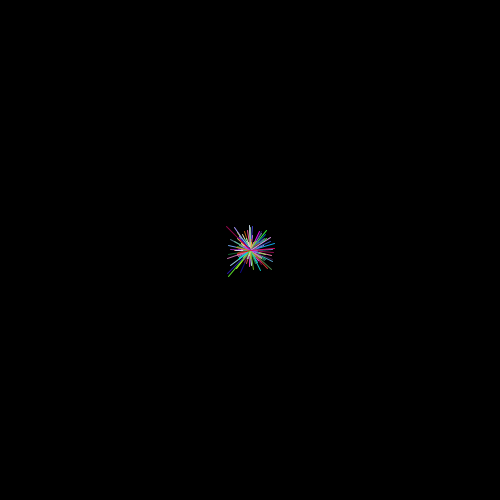
Frame 1 (no input)
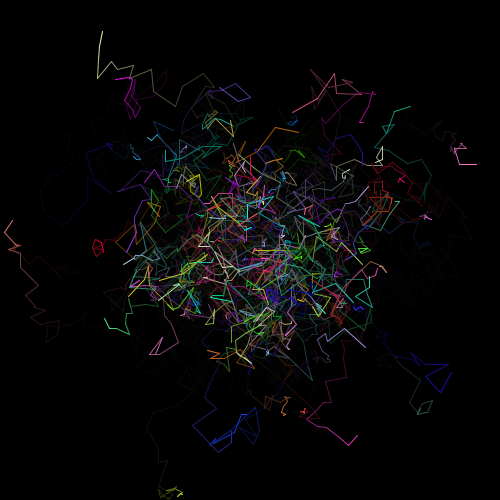
Frame 60 (the mouse pressed at the canvas centre just before this capture)
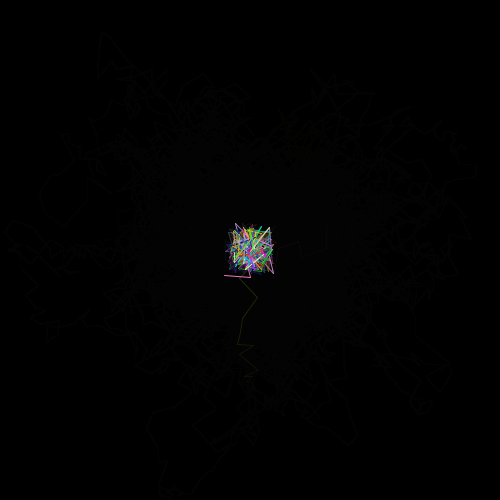
Frame 120 (the mouse held since frame 60 and released just before this capture)

The Processing sketch that drew these frames (run headless with seeded random() and noise(); from frame 60 on, the mouse is pressed at the canvas centre):

// Processing sketch: Lineforms
// ── Lineforms.pde
/**
 * ACM 05
 * Eduardo Morais 2012
 * para Processing 2.0
 *
 * Traços animados aleatóriamente, seguem o rato quando este
 * anda por cima da janela
 *
 */


// DECLARAÇÕES:

// array de traços - cada um definido pelo objecto Forma (em objecto.pde):
Forma[] tracos;
// número de objectos a gerar:
int numero = 200;


// SETUP:
void setup() {
    size(500, 500);
    background(0);

    // inicializa o array de traços com o número certo de objectos:
    tracos = new Forma[numero];

    // loop que coloca um novo objecto Forma em cada item do array:
    int i = 0; // variavel de controlo
    while (i < numero) {
        // cada novo objecto é criado com coordenadas x, y no centro da imagem,
        // uma diferença de posição aleatória e uma cor à sorte:
        tracos[i] = new Forma(width/2, height/2, int(random(3, 30)), corSorte());

        i++; // incrementa variável de controlo
    }

} // fim do setup()


// DRAW:
void draw() {
    // vamos preencher o ecrã com um rectângulo preto mas com alguma transparência,
    // para dar um efeito de desvanecimento:
    stroke(0);
    fill(0,32);
    rect(0,0,width,height);

    // loop que percorre o array de traços e executa o método desenha() em cada um:
    int i = 0;
    while (i < numero) {
        tracos[i].desenha();
        i++;
    }

} // fim do draw()


/*
 * Função que cria uma cor aleatória.
 * Devolve dados do tipo color.
 */
color corSorte() {
    int r = int(random(0,255));
    int g = int(random(0,255));
    int b = int(random(0,255));
    return color(r, g, b);
}


// ── objecto.pde
/**
 * ACM 05
 * Eduardo Morais 2012
 * para Processing 2.0
 *
 * -------------------
 *
 * Objecto Forma
 * Define um traço animado
 *
 */


// cria uma classe de objectos chamada Forma:
class Forma {

    // PROPRIEDADES

    // coordenadas de início do traço:
    int oldX, oldY;
    // diferença máxima permitida entre coordenadas iniciais e finais:
    int diferenca;
    // cor do traço:
    color cor;


    /*
     * CONSTRUTOR - executado sempre que um novo objecto é criado.
     * Recebe valores temporários e insere-os nas propriedades do objecto.
     *
     * _x, _y : coordenadas de início do traço
     * _dif : diferença máxima permitida entre coordenadas iniciais e finais
     * _c : cor do traço
     */
    Forma(int _x, int _y, int _dif, color _c) {
        oldX = _x;
        oldY = _y;
        diferenca = _dif;
        cor = _c;
    }


    /*
     * DESENHA O TRAÇO (deve ser chamada em cada draw())
     */
    void desenha() {

        // faz com que a diferença máxima permitida seja mudada de vez em quando (ex. 2 em 20 vezes):
        if (random(0,20) > 18) {
            diferenca = int(random(3, 30));
        }

        // declara coordenadas finais do traço:
        int newX, newY;

        // SE - o rato estiver em cima da janela (com 20 pixels de margem):
        if (mouseX > 20 && mouseX < width-20 && mouseY > 20 && mouseY < height-20) {

            // se o rato estiver à direita do x inicial:
            if (mouseX > oldX) {
                // o x final aumenta (vai para a direita):
                newX = oldX + int(random(0,diferenca));
            } else {
                // senão o x final diminui (vai para a esquerda):
                newX = oldX - int(random(0,diferenca));
            }

            // se o rato estiver abaixo do y inicial:
            if (mouseY > oldY) {
                // o y final aumenta (vai para baixo):
                newY = oldY + int(random(0,diferenca));
            } else {
                // senão o y final diminui (vai para cima):
                newY = oldY - int(random(0,diferenca));
            }

        // SENÃO (o rato está fora da janela):
        } else {
            // faz as coordenadas finais estarem a uma certa distancia das iniciais
            // (no máximo o valor de 'diferenca'):
            newX = oldX + int(random(0-diferenca,diferenca));
            newY = oldY + int(random(0-diferenca,diferenca));
        }

        // desenha a linha só se as coordenadas finais estiverem dentro da janela:
        if (newX > 0 && newX < width && newY > 0 && newY < height) {

            // escolhe a cor e faz a linha:
            stroke(cor);
            line(oldX, oldY, newX, newY);

            // faz com que as coordenadas iniciais (para a próxima vez)
            // sejam iguais às coordenadas finais desta linha:
            oldX = newX;
            oldY = newY;
        }

    } // fim do desenha()

} // fim da classe
